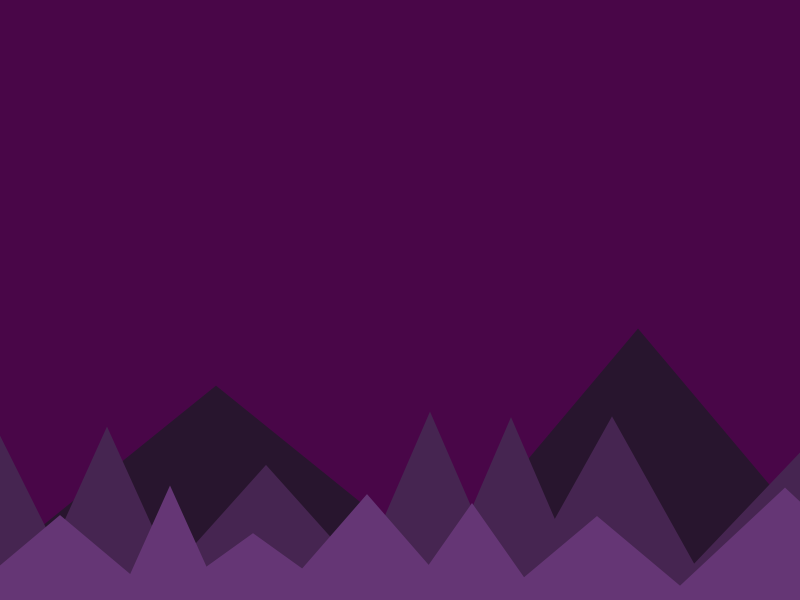
Frame 1 (no input)
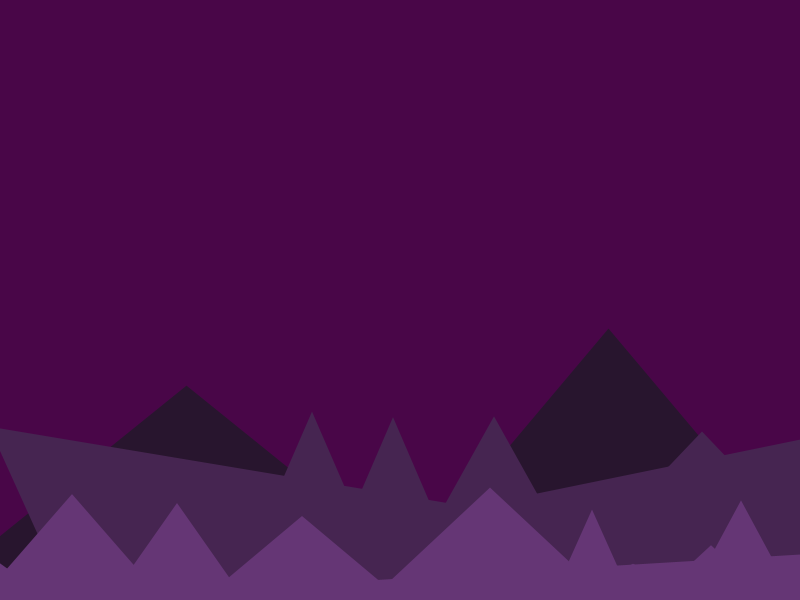
Frame 60 (the mouse pressed at the canvas centre just before this capture)
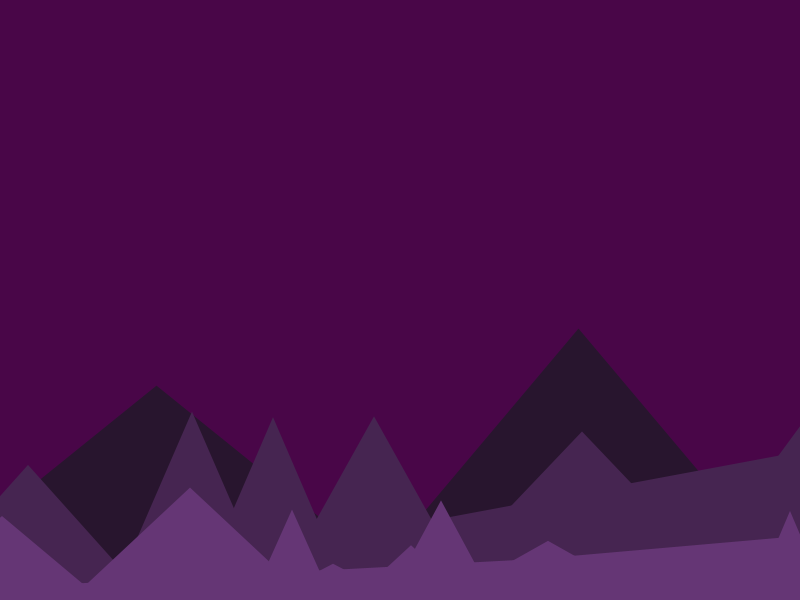
Frame 120 (the mouse held since frame 60 and released just before this capture)

The Processing sketch that drew these frames (run headless with seeded random() and noise(); from frame 60 on, the mouse is pressed at the canvas centre):

// Processing sketch: Parallax
// ── Parallax.pde


PVector[][] edges;
float[] speeds = new float[]{.5, 2, 5};

void setup() {
  size(800, 600);
  
  edges = new PVector[3][];
  for( int i = 0; i < edges.length; i += 1 ) {
    int x = 0;
    edges[i] = new PVector[3 * (5+6*i)];
    
    for( int j = 0; j < edges[i].length; j += 3 ) {
      float s = (.33/(i+1));
      int w = (int) random(width*s - 50, width*s + 50);
      
      x -= random(50, 100);
      
      edges[i][j] = new PVector(x, height+10);
      edges[i][j+1] = new PVector(x+w, height*random(.5 + .15*i, .5 + .15*(i+1)));
      edges[i][j+2] = new PVector(x+w+w, height+10);
      
      x += 2*w;
    }
  }
  
  noStroke(); //<>//
}

void draw() {
  background(73, 6, 72);
  
  for( int i = 0; i < edges.length; i += 1 ) {
    switch( i ) {
      case 0: fill(40, 21, 46); break;
      case 1: fill(70, 37, 81); break;
      case 2: fill(101, 54, 117); break;
    }
    for( int j = 0; j < edges[i].length; j += 3 ) {
      triangle(edges[i][j].x, edges[i][j].y, edges[i][j+1].x, edges[i][j+1].y, edges[i][j+2].x, edges[i][j+2].y);
      
      edges[i][j].sub(speeds[i], 0);
      edges[i][j+1].sub(speeds[i], 0);
      edges[i][j+2].sub(speeds[i], 0);
    
      if( edges[i][j+2].x <= 0 ) {
        float s = (.33/(i+1));
        int w = (int) random(width*s - 50, width*s + 50);
        
        edges[i][j] = new PVector(width + random(10, 50), height+10);
        edges[i][j+1] = new PVector(edges[i][j].x+w, height*random(.5 + .15*i, .5 + .15*(i+1)));
        edges[i][i+2] = new PVector(edges[i][j].x+w+w, height+10);
      }
    }
  }
}
